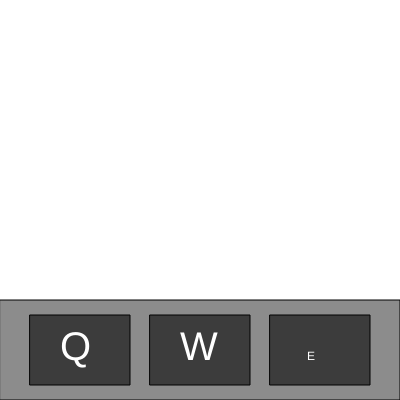
Frame 1 (no input)
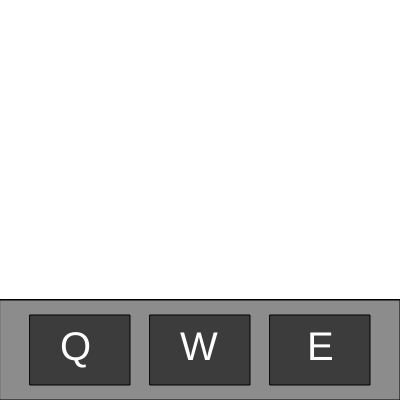
Frame 60 (no input)
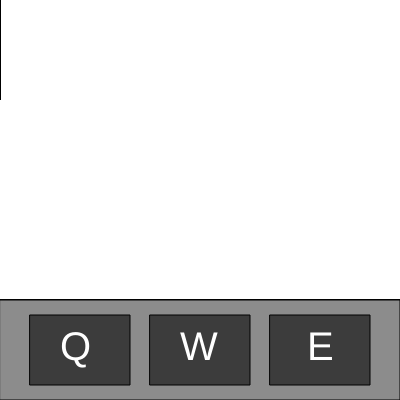
Frame 120 (the mouse pressed at the canvas centre since frame 60)

The p5.js sketch that drew these frames (run headless with seeded random() and noise() and a simulated clock; from frame 60 on, the mouse is pressed at the canvas centre):

// p5.js sketch
// ── sketch.js
// variation 2 creates an ellipse, but uses the mouse Y axis to change the height
let bgColour; // background colour
let X;
let Y;
let D;
let circleColourA = 0;
let circleColourB = 0;
let circleColourC = 0;

function setup() {
  createCanvas(400, 400);
  rectMode(CENTER);
  bgColour = (220); // sets bg colour when key pressed
  // setting defaullt parameters for circle so code works
  X = 0;
  Y = 0;
  D = 0;
  C = 0;
}

function draw() {
  
  
  // changes colour for ellipse
  fill(circleColourA, circleColourB, circleColourC);
  // draws a randomm ellipse
  ellipse(X, Y, D, mouseY);
  
  // drawing the keyboard interface
  fill(140,140,140);     // fills with color
  rect(200,350,400,100); // draws main rect
  
  
  fill(60,60,60);        // fills with color
  rect(80,350,100, 70);  // draws smaller rectangles
 
  fill(60,60,60);
  rect(320,350,100, 70);
  
  fill(60,60,60);
  rect(200,350,100, 70);
  
  // drawing letter 'E'
  fill(255,255,255);  // white colour
  text("E", 307, 360); // draws letter
  textSize(40);
  
  // drawing letter 'W'
  fill(255,255,255);  // white colour
  text("W", 180, 360); // draws letter
  textSize(40);
  
  // drawing letter 'Q'
  fill(255,255,255);  // white colour
  text("Q", 60, 360); // draws letter
  textSize(40);
}


function keyPressed() {
  
  if (key === 'q' || key === 'Q') {
    D = random(10, 100);
  
  } else if (key === 'w' || key === 'W') {
    X = random(width);
    Y = random(height);
  
  } else if (key === 'e' || key === 'E') {
    circleColourA = random(0, 255);
    circleColourB = random(0, 255);
    circleColourC = random(0, 255);
    
  }
}
